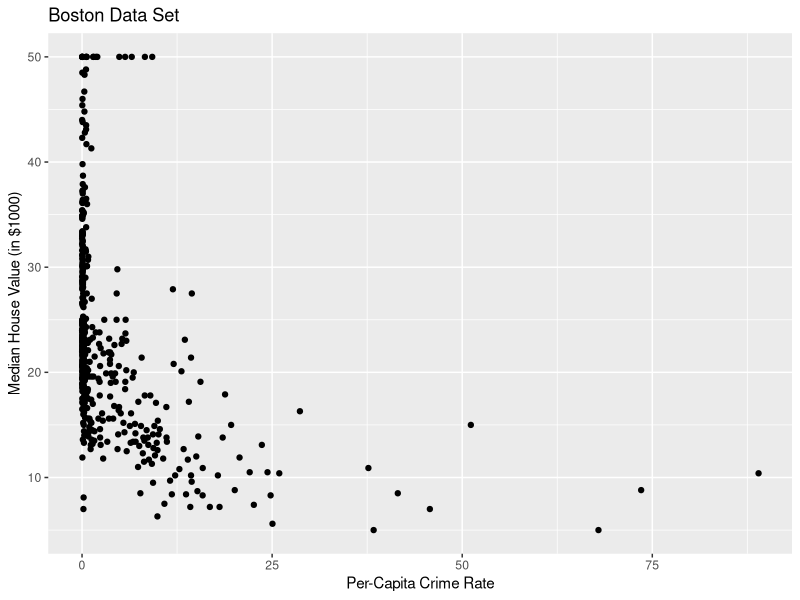
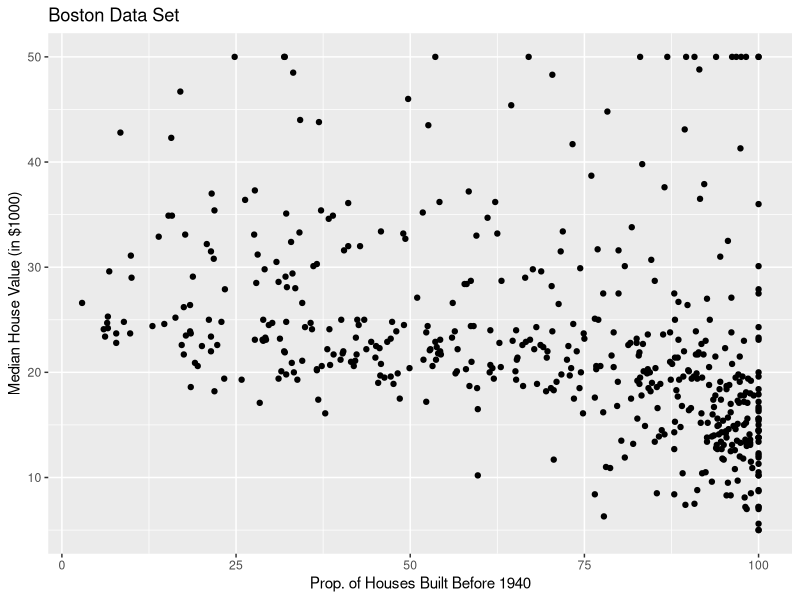
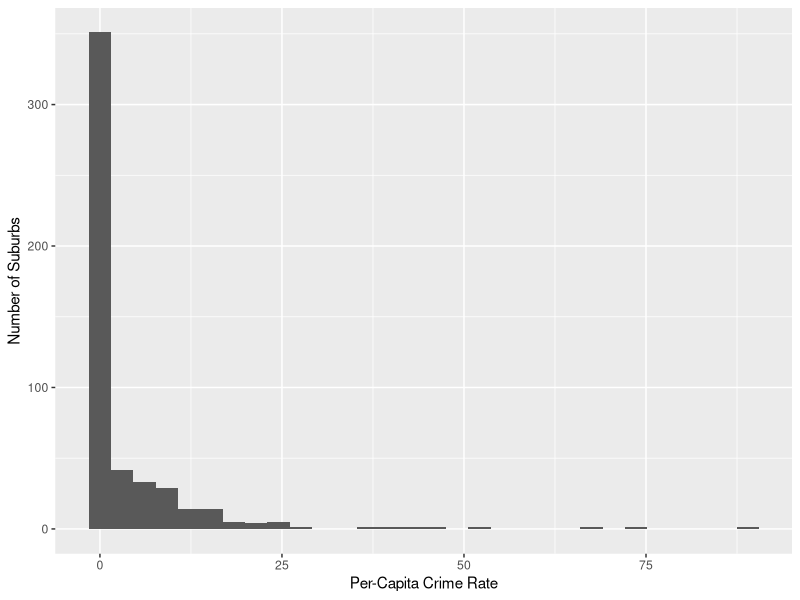
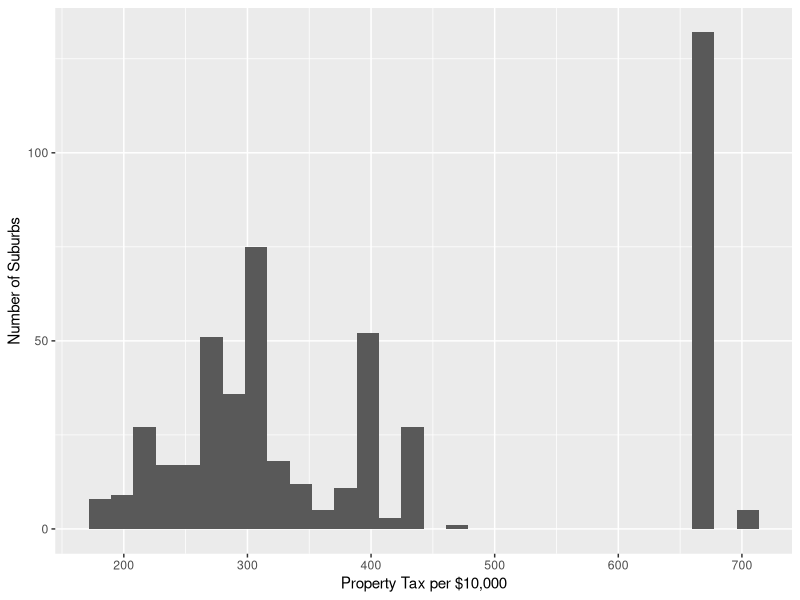
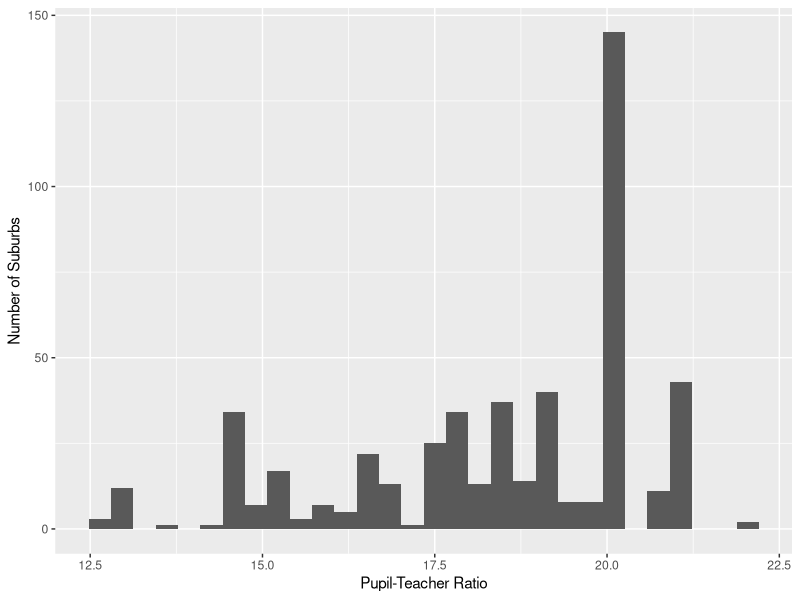

Source code (R) for these figures, in order:
## ---- chunk 1
library(MASS)
library(dplyr)
library(ggplot2)
nrow(Boston)
ncol(Boston)
?Boston
## ---- chunk 2
ggplot(aes(x=crim,y=medv),data=Boston) + geom_point() +
  xlab("Per-Capita Crime Rate") + ylab("Median House Value (in $1000)") +
  ggtitle("Boston Data Set")
## ---- chunk 3
ggplot(aes(x=age,y=medv),data=Boston) + geom_point() +
  xlab("Prop. of Houses Built Before 1940") + ylab("Median House Value (in $1000)") +
  ggtitle("Boston Data Set")
## ---- chunk 4
summary(lm(crim~zn + indus + chas + nox + rm + age + dis + rad + tax + ptratio + black + lstat + medv, data=Boston))
## ---- chunk 5
ggplot(aes(x=crim),data=Boston) + geom_histogram() +
  xlab("Per-Capita Crime Rate") + ylab("Number of Suburbs")

high.crime <- Boston %>% filter(crim > 25) %>% nrow()
## ---- chunk 6
ggplot(aes(x=tax),data=Boston) + geom_histogram() +
  xlab("Property Tax per $10,000") + ylab("Number of Suburbs")

high.tax <- Boston %>% filter(tax > 600) %>% nrow()

## ---- chunk 7
ggplot(aes(x=ptratio),data=Boston) + geom_histogram() +
  xlab("Pupil-Teacher Ratio") + ylab("Number of Suburbs")

ratio.spike <- Boston %>% filter(ptratio == 20.2) %>% nrow()
## ---- chunk 8
sum <- sum(Boston$chas)
## ---- chunk 9
med <- median(Boston$ptratio)
## ---- chunk 10
summary(lm(medv~zn + indus + chas + nox + rm + age + dis + rad + tax + ptratio + black + lstat, data=Boston))
